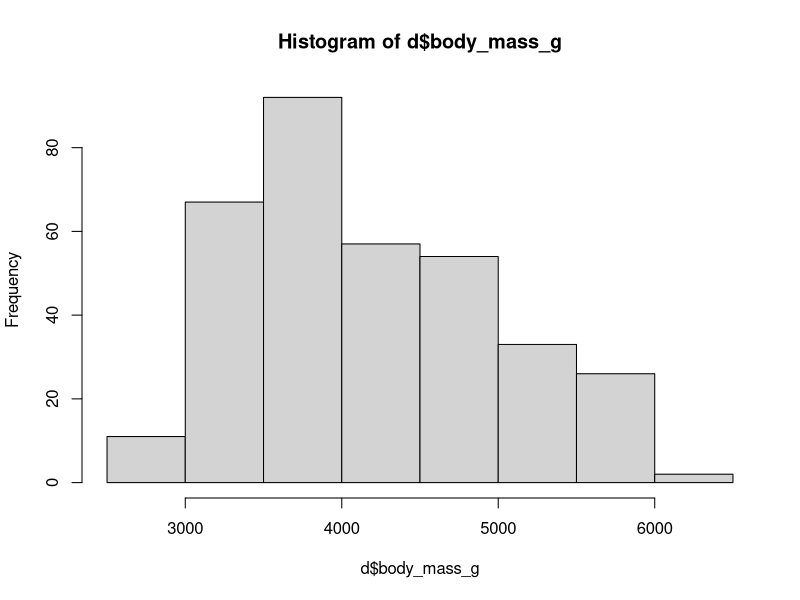

Reproduce this figure in R.
#ZOO 800
#Homework Week 4
#Submission instructions
#Submit a single URL to a public GitHub repository on Canvas. Solutions to
#Objectives 1-3 should be included in a single R script.

#Problem
#Antarctic researchers think that smaller penguins are more susceptible to climate change, but they need some help summarizing their data.The penguin data set they have sent you can be found in the package: "palmerpenguins" and the data frame object is called “penguins”. Install the package and read in the dataset.

# Loading packages
install.packages("palmerpenguins") #if you try to load 'penguins' you will get an error, it now goes by palmerpenguins 

#Loading libraries 
library(palmerpenguins)
library(dplyr)
library(tibble)

#############################################
# OBJECTIVE 1 
#############################################

#Create a function to convert a continuous variable into a binary variable (e.g., high/low, yes/no, 1/0, etc.). The function should allow the user to specify the breakpoint by which the data are divided in two, as well as specify the labels that both groups are assigned

# A Create a function to convert a continuous variable into a binary variable(e.g., high/low, yes/no, 1/0, etc.). The function should allow the user to specify the breakpoint by which the data are divided in two, as well as specify the labels that both groups are assigned

binary = function(x) {
  ifelse(x<4000,"small","big")
}
binary(4)
binary(6000)

#Part B: Use your function to convert body mass into a binary variable of ‘small’and ‘large’ penguins

d = penguins #call the data 
#d = na.omit(d) # remove hte NAs, they will mess us up 
hist(d$body_mass_g) #what's a reasonable breakpoint? Let's check via a histogram
d = as_tibble(d) #turning it into a tibble, because tibbles are better 

binary(d$body_mass_g) #yep it works 
binary1 = binary(d$body_mass_g) #saving it as a vector
d$class_size = binary1 #bind it to the dataframe 

#######################################
# OBJECTIVE 2 
#######################################

# Nathan joined our group!!

continuous_to_categorical <- function(values, breakpoints, category_labels) {
  # This assumes the breakpoints and label_categories vectors are ordered,
  # and that breakpoints is 1 element smaller than label_categories.
  # This is our storage vector
  converted_values <- character(length(values))
  # Go through each value (it would be nice if this was vectorizable)
  # Seq in R makes the range, range gives you the min and max
  for (value_number in seq(length(values))) {
    # NA will crash the function unless I do this
    if (is.na(values[value_number])) {
      converted_values[value_number] <- NA
      # Continues with the next thing in the loop
      next
    }
    # Otherwise, evaluate if it's less than or equal to each breakpoint at a time
    for (breakpoint_number in seq(length(breakpoints))) {
      # If value is less than breakpoint we assign label and stop looping
      if (values[value_number] <= breakpoints[breakpoint_number]) {
        # Assign the label, which is the corresponding index in label_categories EXCEPT for the last one
        converted_values[value_number] <- category_labels[breakpoint_number]
        # Stop the loop
        break
      }
    }
    # If the label wasn't assigned yet after we hit the last breakpoint it's the last label by default
    if (converted_values[value_number] == "") {
      # NEGATIVE INDEXING DROPS THE ELEMENT IN R IT DOES NOT ACCESS THE LAST
      converted_values[value_number] <- tail(category_labels, n=1)
    }
  }
  return(converted_values)
}

# Test omg it works!!!!
continuous_to_categorical(c(1:10), breakpoints=c(2, 4, 6, 8), category_labels=c("below 2", "below 4", "below 6", "below 8", "above 8"))
# Second test with NA things
continuous_to_categorical(c(2, NA, 3), breakpoints=c(2.5), category_labels=c("small", "large"))

# Question 2b - small, medium, and large penguins
# Look at a range again
range(penguins$body_mass_g, na.rm=TRUE)
# I'll make the cutoffs 3900 and 5100
penguins$body_mass_sml <- continuous_to_categorical(penguins$body_mass_g, c(3900, 5100), c("small", "medium", "large"))   

  
 